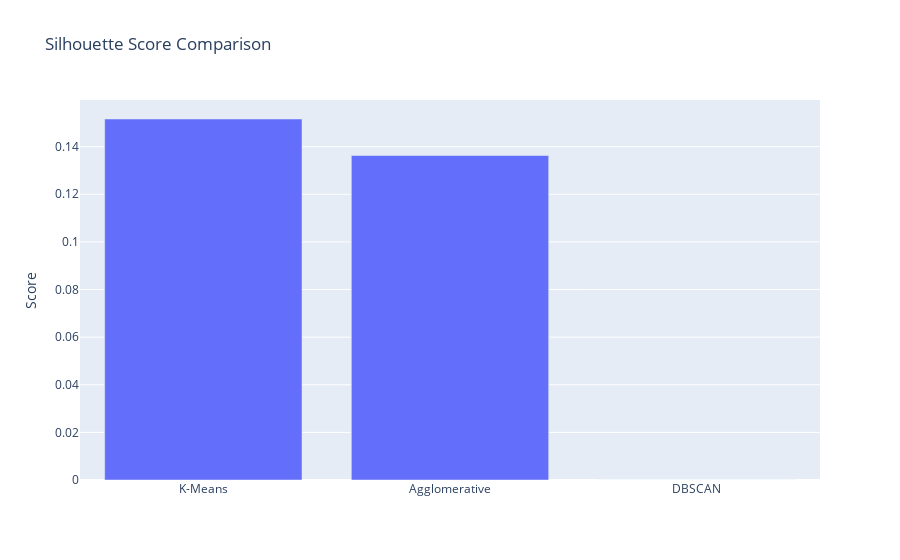
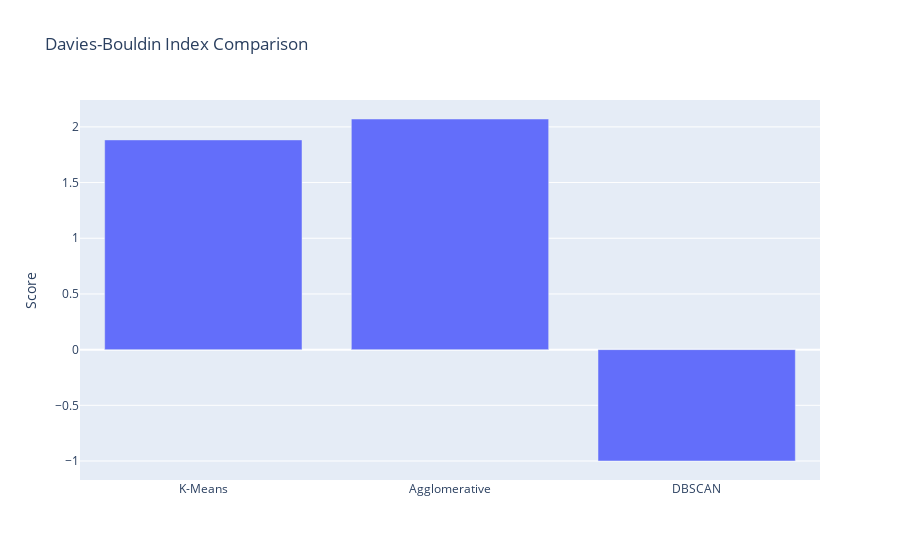

Notebook code cell kept with these figures, in order:
### Code cell
import plotly.graph_objects as go

methods = ['K-Means', 'Agglomerative', 'DBSCAN']
silhouette_scores = [sil_score_kmeans, sil_score_agglo, sil_score_dbscan]
dbi_scores = [db_score_kmeans, db_score_agglo, db_score_dbscan]

# Silhouette Score Chart
fig1 = go.Figure([go.Bar(x=methods, y=silhouette_scores)])
fig1.update_layout(title='Silhouette Score Comparison', yaxis_title='Score')
fig1.show()

# Davies-Bouldin Index Chart
fig2 = go.Figure([go.Bar(x=methods, y=dbi_scores)])
fig2.update_layout(title='Davies-Bouldin Index Comparison', yaxis_title='Score')
fig2.show()

### Figure 1 — Plotly figure (JSON) as saved in the notebook; plotly's stock layout.template omitted (floating-point values rounded to 4 significant figures)
{"data": [{"type": "bar", "x": ["K-Means", "Agglomerative", "DBSCAN"], "y": [0.1516, 0.1363, 0]}], "layout": {"title": {"text": "Silhouette Score Comparison"}, "yaxis": {"title": {"text": "Score"}}}}

### Figure 2 — Plotly figure (JSON) as saved in the notebook; plotly's stock layout.template omitted (floating-point values rounded to 4 significant figures)
{"data": [{"type": "bar", "x": ["K-Means", "Agglomerative", "DBSCAN"], "y": [1.883, 2.071, -1]}], "layout": {"title": {"text": "Davies-Bouldin Index Comparison"}, "yaxis": {"title": {"text": "Score"}}}}
